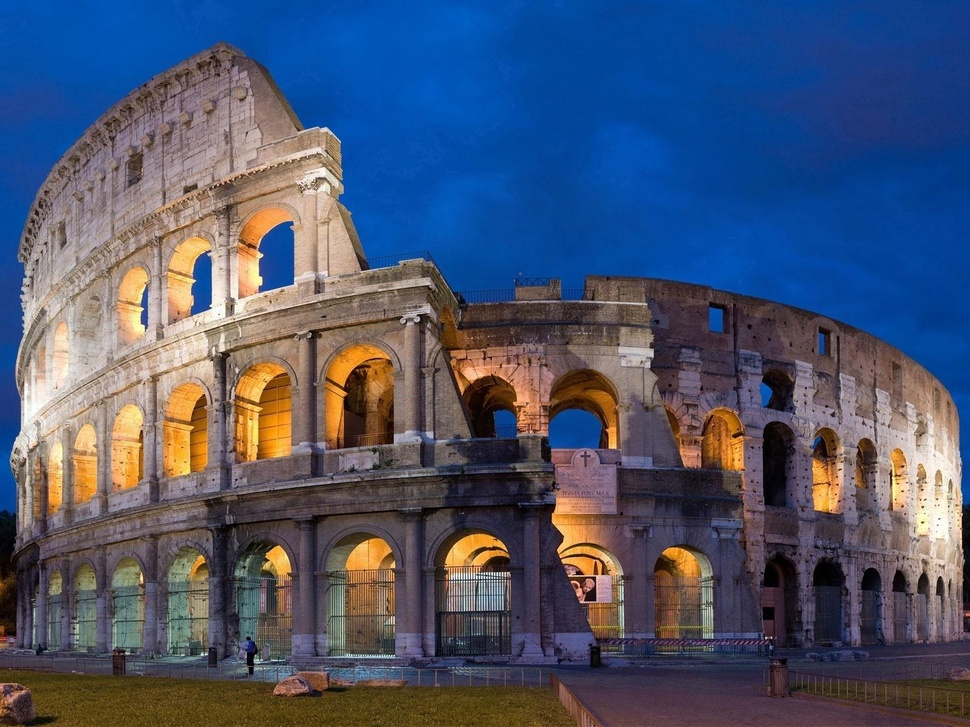
#> input picture rome.jpg, 970 x 727 px, shrunk from 1600 x 1200 before the run
$ python tutorial_2d.py
#> lines starting #> are read from the running program, lines starting #| are printed output that depends on the picture
import numpy as np
import matplotlib as mpl
import matplotlib.pyplot as plt
import scipy.optimize as spopt
import scipy.fftpack as spfft
import scipy.ndimage as spimg
import imageio
import cvxpy as cvx


def dct2(x):
    return spfft.dct(spfft.dct(x.T, norm='ortho', axis=0).T, norm='ortho', axis=0)


def idct2(x):
    return spfft.idct(spfft.idct(x.T, norm='ortho', axis=0).T, norm='ortho', axis=0)


# Xorig = imageio.imread('Escher_Waterfall.jpg', as_gray=True, pilmode='L')
Xorig = imageio.imread('rome.jpg', as_gray=True, pilmode='L')
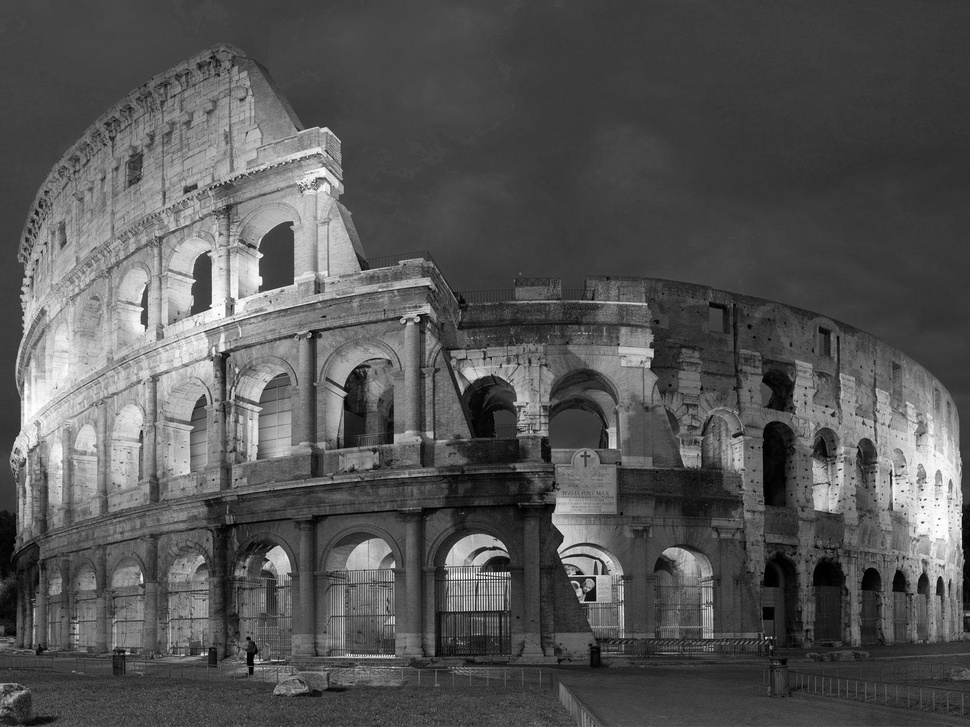
#> Xorig: shape (727, 970); min 0, max 255, mean 85.2
# ny, nx = Xorig.shape
# print(ny,nx)
X = spimg.zoom(Xorig, 0.04)
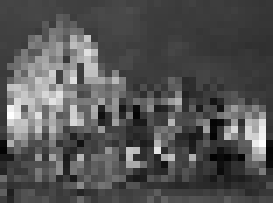
#> X: shape (29, 39) (shown 7 times larger); min 2, max 255, mean 83.6
ny, nx = X.shape
#> ny = 29; nx = 39
print(X.shape)
#| (29, 39)
# plt.imshow(Xorig)
# plt.imshow(X)
# plt.show()

# extract small sample of signal
k = round(nx * ny * 0.5)  # 50% sample
#> k = 566
ri = np.random.choice(nx * ny, k, replace=False)
print("ri/n",ri.shape)
#| ri/n (566,)
b = X.T.flat[ri]
#> b = 566 values, max 255 at index 173, min 3 at index 553, mean 82.97
# b = np.expand_dims(b, axis=1)
print(b.shape)
#| (566,)

# create dct matrix operator using kron
A = np.kron(
    spfft.idct(np.identity(nx), norm='ortho', axis=0),
    spfft.idct(np.identity(ny), norm='ortho', axis=0)
)
print('before',A.shape)
#| before (1131, 1131)
A = A[ri, :]
print('after',A.shape)
#| after (566, 1131)

# do L1 optimization
#> (the run stopped early here; a loop or call above may not have finished)
